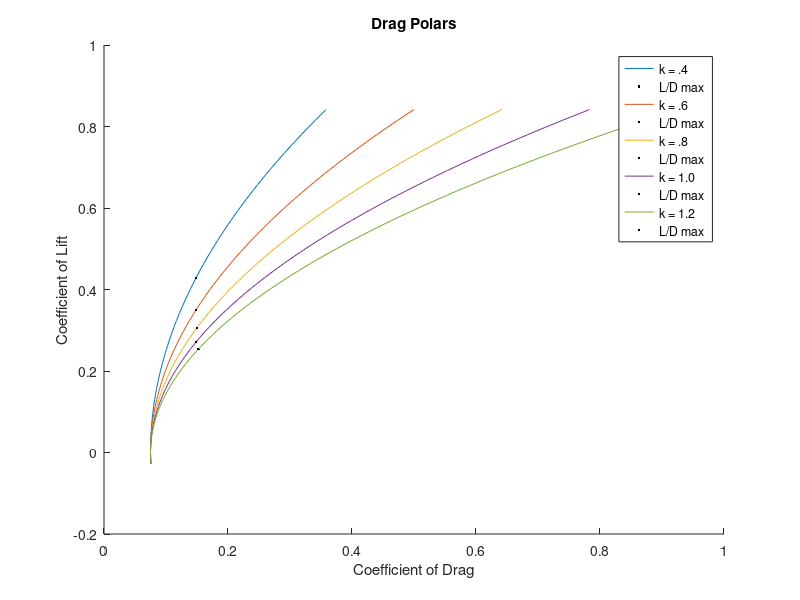

The MATLAB source for this figure:
%% Given values
        s = 24 ; %wing area in m^2
        q = .27 * 10^3 ; %dynamic pressure in Pa
        CDo = .075 ; %zero-lift drag coefficient
        sa = -5 ; %minimum angle of attack in degrees
        la = 15 ; %maximum angle of attack in degrees
        l_sa = -177.5 ; %lift at min angle of attack in Newtons
        l_la = 5452 ; %lift at max angle of attack in Newtons
        
%% Part A
disp( 'Part "a" calculates minimum and maximum coeffecients of lift' )
        CL_min = l_sa / ( q * s ) ; %minimum coeffecient of lift
        CL_max = l_la / ( q * s ) ; %maximum coeffecient of lift
        
%% Part B and C
disp( 'Part "b" and "c" create a graph' )
disp( '     See Figure 1' )
    CL = linspace( CL_min , CL_max , 100 ) ; %Coefficients of lift
    k = .4; % k value
    while k <= 1.2
        
        CD = CDo + k .* CL .^ 2 ; %Coefficients of drag
        
        %Plots drag polars with dots at L/D max values
        hold on
        plot( CD , CL ) %Plots drag polars
        LD =  CL ./ CD ; %Calculates L/D for all CL and CD values
        [ LD_max , I ] = max( LD ) ; %finds maximum LD value for each curve
        plot( CD( I ) , CL ( I ) , '.k' ) %plots all the L/D max values onto their corresponding curves
        
        %Records all LD_max values in a vector for use outside the loop
        if k == .4
            LD_maxv(1) = LD_max;
        elseif k == .6
            LD_maxv(2) = LD_max;
        elseif k == .8
            LD_maxv(3) = LD_max;
        elseif k == 1.0
            LD_maxv(4) = LD_max;
        elseif k == 1.2
            LD_maxv(5) = LD_max;
        end
        k = k + .2 ;
    end
    
    %labels for the graph
    title ( 'Drag Polars' )
    xlabel( 'Coefficient of Drag' )
    ylabel( 'Coefficient of Lift' )
    legend( 'k = .4' , 'L/D max ' , 'k = .6' , 'L/D max ' , 'k = .8' , 'L/D max ' , 'k = 1.0' , 'L/D max ' , 'k = 1.2' , 'L/D max ' ) 
    
%% Part D
disp( 'Part d' )
    [ LD_max , k ] = max( LD_maxv ); %finds best of the L/D max values and associated curve
    k = .2 + .2 * k ; %converts the index of the curve that the LD_max value came from to its corresponding k value
    disp( [ 'The best L/D max is ' , num2str( LD_max ) , ' with a k value of ' , num2str( k ) ] )
    
    